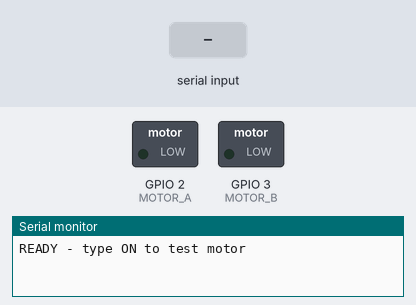
A sketch run on a simulated ESP32-C3. Parts: switched loads named in the sketch (green lamp = pin HIGH), the last lines printed to the serial monitor. The test bench sets the inputs (shaded band).

Above: at 3.2 s.
3.3 s: "ON\n" received over Serial
At 3.6 s:
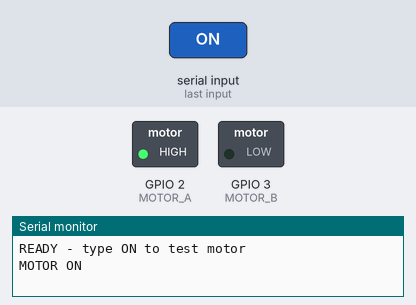
4.8 s: "OFF\n" received over Serial
At 5.9 s:
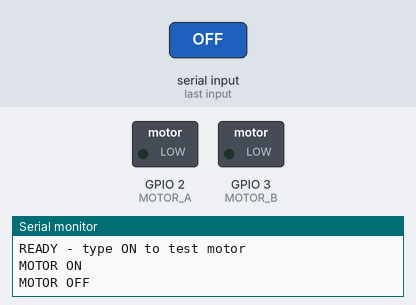
Timing chart, 0 to 7.8 s (numbered marks = the images above; inputs shaded):
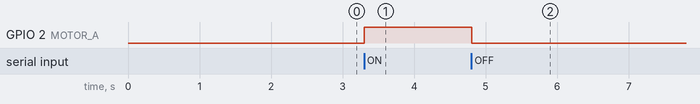

The sketch:

esp32_rfid_motor.ino
```cpp
/*
 * ESP32-C3 + L298N + DC Motor — Cut Controller
 *
 * Wiring:
 *   GPIO 2  → IN1   → OUT1 → Motor wire 1
 *   GPIO 3  → IN2   → OUT2 → Motor wire 2
 *   ENA     → Jumper ON
 *   ESP 5V  → L298N "+12V" terminal
 *   ESP GND → L298N GND
 *
 * Board: ESP32C3 Dev Module
 * USB CDC On Boot: Enabled
 */

#define MOTOR_A 2   // IN1 - use GPIO 2 (safe, no JTAG)
#define MOTOR_B 3   // IN2 - use GPIO 3 (safe, no JTAG)

#define CUT_SPIN_TIME  3000
#define CUT_PAUSE_TIME  500

String buf = "";

void setup() {
  Serial.begin(115200);

  pinMode(MOTOR_A, OUTPUT);
  pinMode(MOTOR_B, OUTPUT);
  digitalWrite(MOTOR_A, LOW);
  digitalWrite(MOTOR_B, LOW);

  delay(2000);
  Serial.println("READY - type ON to test motor");
}

void loop() {
  while (Serial.available()) {
    char c = Serial.read();
    if (c == '\n') {
      buf.trim();
      handleCmd(buf);
      buf = "";
    } else if (c != '\r') {
      buf += c;
    }
  }
  delay(5);
}

void handleCmd(String cmd) {
  if (cmd == "ON") {
    Serial.println("MOTOR ON");
    digitalWrite(MOTOR_A, HIGH);
    digitalWrite(MOTOR_B, LOW);

  } else if (cmd == "OFF") {
    Serial.println("MOTOR OFF");
    digitalWrite(MOTOR_A, LOW);
    digitalWrite(MOTOR_B, LOW);

  } else if (cmd.startsWith("CUT:")) {
    int qty = cmd.substring(4).toInt();
    if (qty > 0) {
      Serial.print("CUTTING:");
      Serial.println(qty);

      for (int i = 0; i < qty; i++) {
        digitalWrite(MOTOR_A, HIGH);
        digitalWrite(MOTOR_B, LOW);
        delay(CUT_SPIN_TIME);
        digitalWrite(MOTOR_A, LOW);
        digitalWrite(MOTOR_B, LOW);
        delay(CUT_PAUSE_TIME);
      }

      Serial.println("OK");
    }
  } else if (cmd == "PING") {
    Serial.println("PONG");
  }
}
```

Measured:
- after the input at 3.3 s, GPIO 2 (MOTOR_A): LOW → HIGH at once
- after the input at 4.8 s, GPIO 2 (MOTOR_A): HIGH → LOW at once
